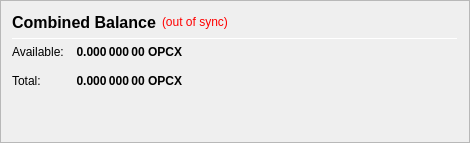
                   <widget class="QFrame" name="frame_CombinedBalances">
                    <property name="minimumSize">
                     <size>
                      <width>470</width>
                      <height>0</height>
                     </size>
                    </property>
                    <property name="frameShape">
                     <enum>QFrame::StyledPanel</enum>
                    </property>
                    <property name="frameShadow">
                     <enum>QFrame::Raised</enum>
                    </property>
                    <layout class="QVBoxLayout" name="verticalLayout_5">
                     <item>
                      <layout class="QHBoxLayout" name="horizontalLayout_5" stretch="0">
                       <item>
                        <widget class="QLabel" name="label_5z">
                         <property name="minimumSize">
                          <size>
                           <width>0</width>
                           <height>20</height>
                          </size>
                         </property>
                         <property name="font">
                          <font>
                           <pointsize>12</pointsize>
                           <weight>75</weight>
                           <bold>true</bold>
                          </font>
                         </property>
                         <property name="toolTip">
                          <string>Combined Balance (including unconfirmed and immature coins)</string>
                         </property>
                         <property name="text">
                          <string>Combined Balance</string>
                         </property>
                        </widget>
                       </item>
                       <item>
                        <widget class="QLabel" name="labelWalletStatus">
                         <property name="cursor">
                          <cursorShape>WhatsThisCursor</cursorShape>
                         </property>
                         <property name="toolTip">
                          <string>The displayed information may be out of date. Your wallet automatically synchronizes with the OPCX network after a connection is established, but this process has not completed yet.</string>
                         </property>
                         <property name="styleSheet">
                          <string notr="true">QLabel { color: red; }</string>
                         </property>
                         <property name="text">
                          <string notr="true">(out of sync)</string>
                         </property>
                         <property name="alignment">
                          <set>Qt::AlignLeading|Qt::AlignLeft|Qt::AlignVCenter</set>
                         </property>
                        </widget>
                       </item>
                       <item>
                        <spacer name="horizontalSpacer_1">
                         <property name="orientation">
                          <enum>Qt::Horizontal</enum>
                         </property>
                         <property name="sizeHint" stdset="0">
                          <size>
                           <width>40</width>
                           <height>20</height>
                          </size>
                         </property>
                        </spacer>
                       </item>
                      </layout>
                     </item>
                     <item>
                      <widget class="Line" name="line_CombinedBalance">
                       <property name="minimumSize">
                        <size>
                         <width>0</width>
                         <height>1</height>
                        </size>
                       </property>
                       <property name="maximumSize">
                        <size>
                         <width>16777215</width>
                         <height>1</height>
                        </size>
                       </property>
                       <property name="orientation">
                        <enum>Qt::Horizontal</enum>
                       </property>
                      </widget>
                     </item>
                     <item>
                      <layout class="QGridLayout" name="gridLayout_3">
                       <property name="spacing">
                        <number>12</number>
                       </property>
                       <item row="1" column="0">
                        <widget class="QLabel" name="labelBalanceTextz">
                         <property name="text">
                          <string>Available:</string>
                         </property>
                        </widget>
                       </item>
                       <item row="1" column="1">
                        <widget class="QLabel" name="labelBalancez">
                         <property name="font">
                          <font>
                           <weight>75</weight>
                           <bold>true</bold>
                          </font>
                         </property>
                         <property name="cursor">
                          <cursorShape>IBeamCursor</cursorShape>
                         </property>
                         <property name="toolTip">
                          <string>Your current spendable balance</string>
                         </property>
                         <property name="text">
                          <string notr="true">0.000 000 00 OPCX</string>
                         </property>
                         <property name="alignment">
                          <set>Qt::AlignRight|Qt::AlignTrailing|Qt::AlignVCenter</set>
                         </property>
                         <property name="textInteractionFlags">
                          <set>Qt::LinksAccessibleByMouse|Qt::TextSelectableByKeyboard|Qt::TextSelectableByMouse</set>
                         </property>
                        </widget>
                       </item>
                       <item row="2" column="0">
                        <widget class="QLabel" name="labelTotalTextz">
                         <property name="text">
                          <string>Total:</string>
                         </property>
                        </widget>
                       </item>
                       <item row="2" column="1">
                        <widget class="QLabel" name="labelTotalz">
                         <property name="font">
                          <font>
                           <weight>75</weight>
                           <bold>true</bold>
                          </font>
                         </property>
                         <property name="cursor">
                          <cursorShape>IBeamCursor</cursorShape>
                         </property>
                         <property name="toolTip">
                          <string>Total Balance, including all unavailable coins.</string>
                         </property>
                         <property name="text">
                          <string notr="true">0.000 000 00 OPCX</string>
                         </property>
                         <property name="alignment">
                          <set>Qt::AlignRight|Qt::AlignTrailing|Qt::AlignVCenter</set>
                         </property>
                         <property name="textInteractionFlags">
                          <set>Qt::LinksAccessibleByMouse|Qt::TextSelectableByKeyboard|Qt::TextSelectableByMouse</set>
                         </property>
                        </widget>
                       </item>
                       <item row="2" column="3">
                        <spacer name="horizontalSpacer_2">
                         <property name="orientation">
                          <enum>Qt::Horizontal</enum>
                         </property>
                         <property name="sizeHint" stdset="0">
                          <size>
                           <width>40</width>
                           <height>20</height>
                          </size>
                         </property>
                        </spacer>
                       </item>
                      </layout>
                     </item>
                     <item>
                      <spacer name="verticalSpacer_1">
                       <property name="orientation">
                        <enum>Qt::Vertical</enum>
                       </property>
                       <property name="sizeHint" stdset="0">
                        <size>
                         <width>20</width>
                         <height>40</height>
                        </size>
                       </property>
                      </spacer>
                     </item>
                    </layout>
                   </widget>
